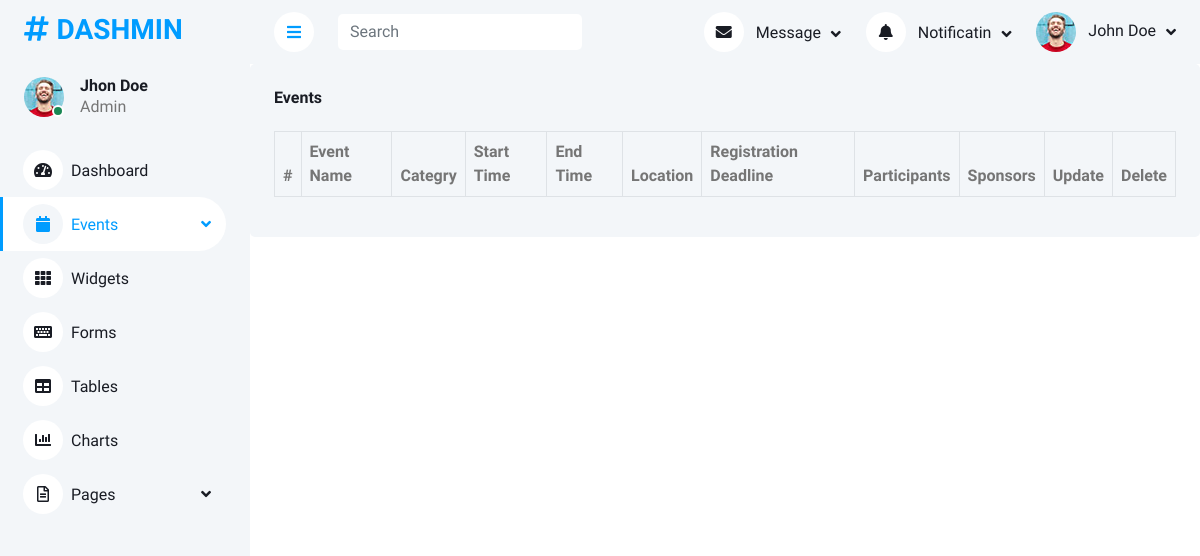
The app's page /View/BackOffice/events.php, older data.
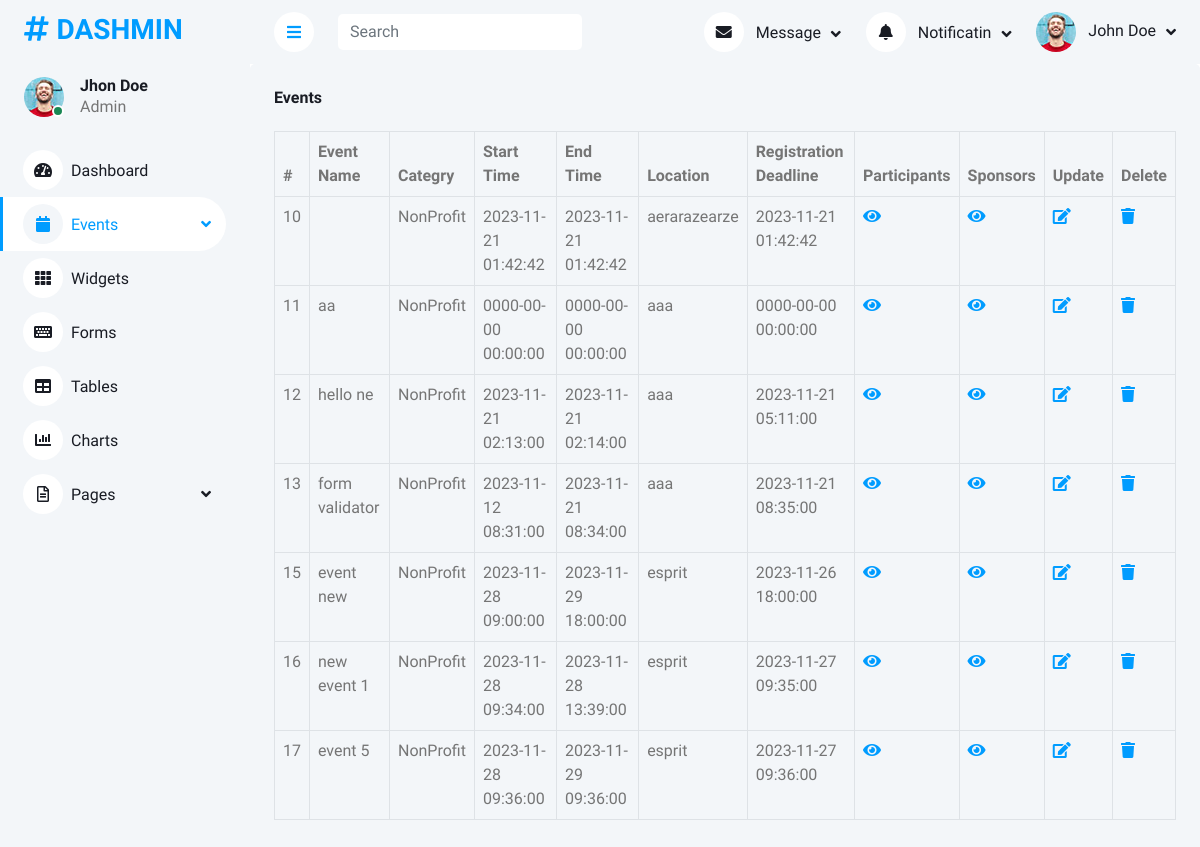
The same page, newer data.
### tables this page shows
CREATE TABLE `events` (
  `id` int(11) NOT NULL,
  `name` varchar(255) NOT NULL,
  `startTime` datetime NOT NULL,
  `endTime` datetime NOT NULL,
  `location` varchar(255) NOT NULL,
  `description` varchar(255) NOT NULL,
  `registrationDeadline` datetime NOT NULL,
  `organisationID` int(11) NOT NULL,
  `categoryID` int(11) NOT NULL
);

CREATE TABLE `eventcategories` (
  `id` int(11) NOT NULL,
  `name` varchar(255) NOT NULL
);

### Controller/EventController.php (called while the page is built, shortened)
<?php
class EventController
{
    static function getAll(): bool|array
    {
        $query = "SELECT * FROM events";
        $db = Database::getConnection();
        return $db->query($query)->fetchAll();
    }
}

### Controller/EventCategoryController.php (called while the page is built, shortened)
<?php
class EventCategoryController {
    static function getOne(int $id)
    {
        $query = "SELECT * FROM eventcategories WHERE id = $id";
        $db = Database::getConnection();
        return $db->query($query)->fetch();
    }
}

### View/BackOffice/events.php (the view, shortened to what this page needs)
<?php
include_once __DIR__ .'/../../Controller/EventController.php';
include_once __DIR__ .'/../../Controller/EventCategoryController.php';
$events = EventController::getAll();
?>
<!DOCTYPE html>
<html lang="en">
<head>
    <link href="https://cdnjs.cloudflare.com/ajax/libs/font-awesome/5.10.0/css/all.min.css" rel="stylesheet">
    <link href="https://cdn.jsdelivr.net/npm/bootstrap-icons@1.4.1/font/bootstrap-icons.css" rel="stylesheet">
    <link href="lib/owlcarousel/assets/owl.carousel.min.css" rel="stylesheet">
    <link href="lib/tempusdominus/css/tempusdominus-bootstrap-4.min.css" rel="stylesheet" />
    <link href="css/bootstrap.min.css" rel="stylesheet">
    <link href="css/style.css" rel="stylesheet">
</head>
<body>
<div class="container-fluid position-relative bg-white d-flex p-0">
<?php include_once 'components/sidebarEvent.php' ?>
</div>
<div class="content">
<?php include_once 'components/navbar.php' ?>
    <div class="col-12">
                            <div class="bg-light rounded h-100 p-4">
                                <h6 class="mb-4">Events</h6>
                                <div class="table-responsive">
                                    <table class="table table-bordered">
                                        <thead>
                                            <tr>
                                                <th scope="col">#</th>
                                                <th scope="col">Event Name</th>
                                                <th scope="col">Categry</th>
                                                <th scope="col">Start Time</th>
                                                <th scope="col">End Time</th>
                                                <th scope="col">Location</th>
                                                <th scope="col">Registration Deadline</th>
                                                <th scope="col">Participants</th>
                                                <th scope="col">Sponsors</th>
                                                <th scope="col">Update</th>
                                                <th scope="col">Delete</th>
                                            </tr>
                                        </thead>
                                        <tbody>
                                            <?php
                                            foreach($events as $event)
                                            {
                                                $eventCategory = EventCategoryController::getOne($event['categoryID']);
                                                echo "<tr>";
                                                echo "<td>".$event['id']."</td>";
                                                echo "<td>".$event['name']."</td>";
                                                echo "<td>".$eventCategory['name']."</td>";
                                                echo "<td>".$event['startTime']."</td>";
                                                echo "<td>".$event['endTime']."</td>";
                                                echo "<td>".$event['location']."</td>";
                                                echo "<td>".$event['registrationDeadline']."</td>";
                                                echo "<td>
                                                            <a href='eventDetails.php?id=".$event['id']."'><i class='fa fa-eye'></i></a>
                                                        </td>";
                                                echo "<td>
                                                        <a href='getEventSponsors.php?id=".$event['id']."'><i class='fa fa-eye'></i></a>
                                                    </td>";
                                                echo "
                                                <td>
                                                        <a href='UpdateEvent.php?id=".$event['id']."'><i class='fa fa-edit'></i></a>
                                                        </td>";
                                                echo "<td>
                                                    <a href='deleteEvent.php?id=".$event['id']."'><i class='fa fa-trash'></i></a>
                                                </td>";
                                                echo "</tr>";
                                            }
                                            ?>
                                        </tbody>
                                    </table>
                                </div>
                            </div>
                        </div>
    </div>

Row changes from the older to the newer data that the page shows:
added events: id "10", categoryID.name "NonProfit", startTime "2023-11-21 01:42:42", endTime "2023-11-21 01:42:42", location "aerarazearze", registrationDeadline "2023-11-21 01:42:42"
added events: id "11", name "aa", categoryID.name "NonProfit", startTime "0000-00-00 00:00:00", endTime "0000-00-00 00:00:00", location "aaa", registrationDeadline "0000-00-00 00:00:00"
added events: id "12", name "hello ne", categoryID.name "NonProfit", startTime "2023-11-21 02:13:00", endTime "2023-11-21 02:14:00", location "aaa", registrationDeadline "2023-11-21 05:11:00"
added events: id "13", name "form validator", categoryID.name "NonProfit", startTime "2023-11-12 08:31:00", endTime "2023-11-21 08:34:00", location "aaa", registrationDeadline "2023-11-21 08:35:00"
added events: id "15", name "event new", categoryID.name "NonProfit", startTime "2023-11-28 09:00:00", endTime "2023-11-29 18:00:00", location "esprit", registrationDeadline "2023-11-26 18:00:00"
added events: id "16", name "new event 1", categoryID.name "NonProfit", startTime "2023-11-28 09:34:00", endTime "2023-11-28 13:39:00", location "esprit", registrationDeadline "2023-11-27 09:35:00"
added events: id "17", name "event 5", categoryID.name "NonProfit", startTime "2023-11-28 09:36:00", endTime "2023-11-29 09:36:00", location "esprit", registrationDeadline "2023-11-27 09:36:00"
